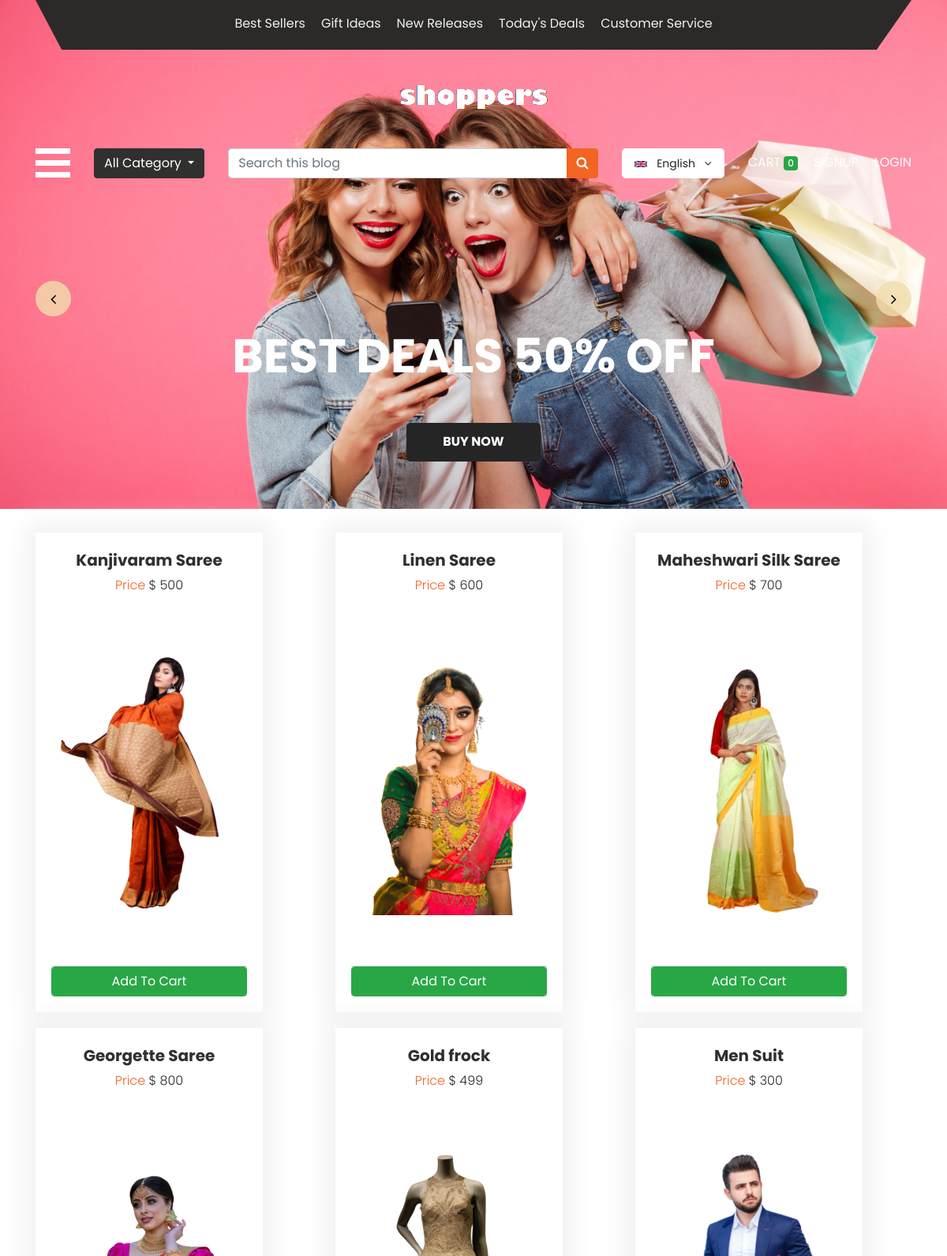
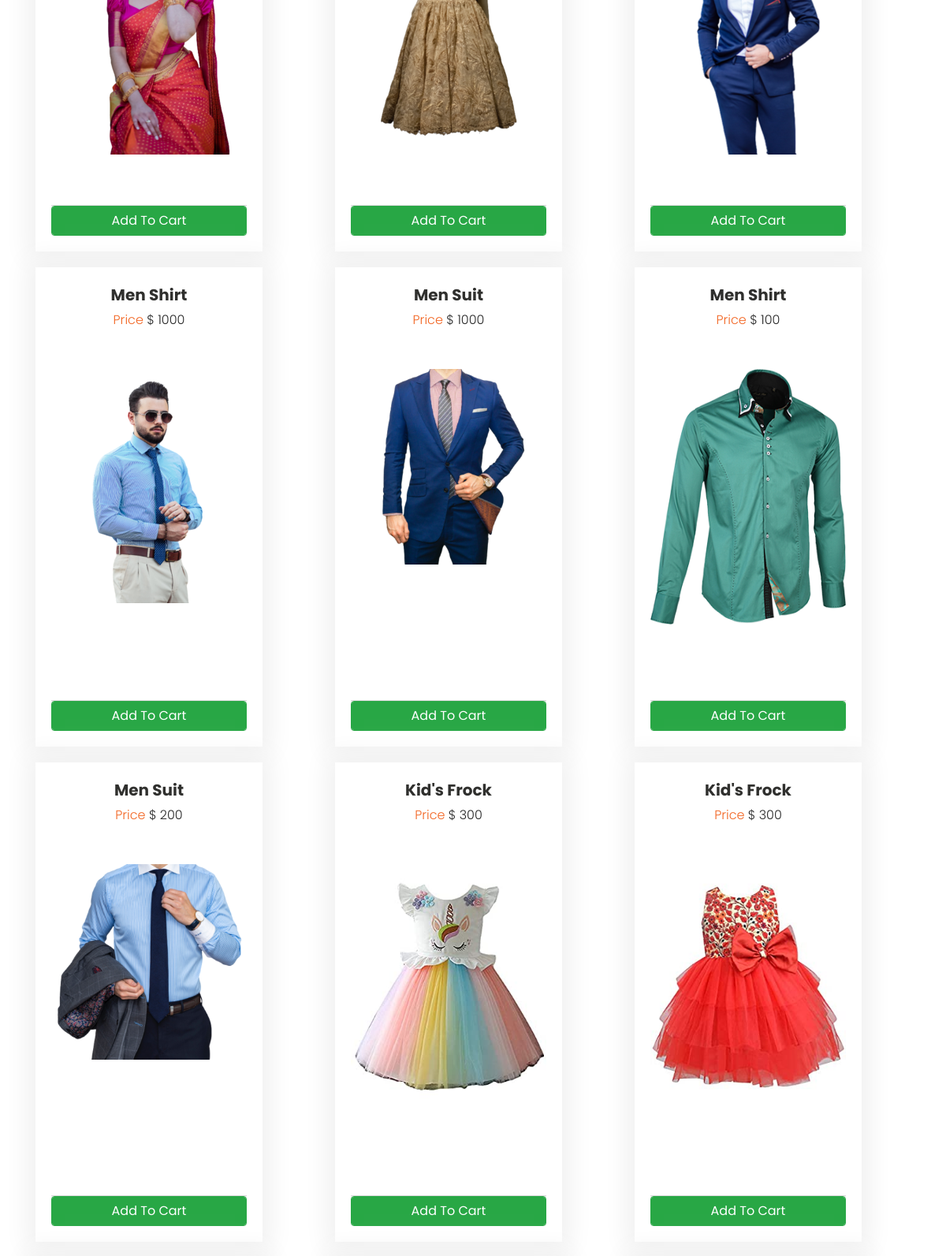
The app's page /store (upper part) with its own data (2 pictures, top to bottom).
### store/models/product.py (models this page shows, shortened)
class Products(models.Model):
    name = models.CharField(max_length=60)
    price= models.IntegerField(default=0)
    category= models.ForeignKey(Category,on_delete=models.CASCADE,default=1 )
    description= models.CharField(max_length=250, default='', blank=True, null= True)
    image= models.ImageField(upload_to='uploads/products/')
    @staticmethod
    def get_all_products():
        return Products.objects.all()

### store/views/home.py (the view)
# urls.py: path('' , include('store.urls'))
def store(request):
    cart = request.session.get('cart')
    if not cart:
        request.session['cart'] = {}
    products = None
    categories = Category.get_all_categories()
    categoryID = request.GET.get('category')
    if categoryID:
        products = Products.get_all_products_by_categoryid(categoryID)
    else:
        products = Products.get_all_products();
    data = {}
    data['products'] = products
    data['categories'] = categories
    print('you are : ', request.session.get('email'))
    return render(request, 'index.html', data)

### store/models/category.py (called while the page is built)
    @staticmethod
    def get_all_categories():
        return Category.objects.all()

### store/templatetags/cart.py (called while the page is built)
@register.filter (name='is_in_cart')
def is_in_cart(product, cart):
    keys = cart.keys ()
    for id in keys:
        if int (id) == product.id:
            return True
    return False;

### store/templatetags/custom_filter.py (called while the page is built)
@register.filter(name='currency')
def currency(number):
    return "$ "+str(number)

### store/templates/index.html (shortened to what this page needs)
{% extends 'base.html' %}
{% load static %}
{% block content %}
{% load cart %}
{% load custom_filter %}
      <div class="fashion_section">
			     <div class="container">
					  <div id='products' class="fashion_section_2">
					    <div class="row">
								{% for product in products %}
								<div class="col-lg-4 col-sm-4">
								<div class="box_main" id={{product.id}} style="width: 18rem;">
								  <h4 class="shirt_text">{{product.name}}</h4>
							      <p class="price_text">Price  <span style="color: #262626;">{{product.price|currency}}</span></p>
								  <div class="tshirt_img"><img src="{{product.image.url}}"></div>
									 <div class="card-footer p-0 no-gutters">
										{% if product|is_in_cart:request.session.cart %}
										<div class="row no-gutters">
											<form action="/#{{product.id}}" class="col-2 " method="post">
												{% csrf_token %}
												<input hidden type="text" name='product' value='{{product.id}}'>
												<input hidden type="text" name='remove' value='True'>
												<input type="submit" value=" - " class="btn btn-block btn-success border-right">
											</form>
											<div class="text-center col btn btn-success">{{product|cart_quantity:request.session.cart}} in Cart</div>
											<form action="/#{{product.id}}" class="col-2 " method="post">
												{% csrf_token %}
												<input hidden type="text" name='product' value='{{product.id}}'>
												<input type="submit" value=" + " class="btn btn-block btn-success border-left">
											</form>
										</div>
										{% else %}
										<form action="/#{{product.id}}" method="POST" class="btn-block">
											<input type="submit" class="btn btn-success form-control"
												value="Add To Cart">
										</form>
										{% endif %}
									</div>
								  </div>
								</div>
						{% endfor %}
			       </div>
		       </div>
	        </div>
          </div>
{% endblock content %}

### store/templates/base.html (shortened to what this page needs)
<!DOCTYPE html>
<html lang="en">
   <head>
     {% load static %}
      <link rel="stylesheet" type="text/css" href="/static/css/bootstrap.min.css">
      <link rel="stylesheet" type="text/css" href="/static/css/style.css">
      <link rel="stylesheet" href="/static/css/responsive.css">
      <link rel="stylesheet" href="/static/css/jquery.mCustomScrollbar.min.css">
      <link rel="stylesheet" href="https://netdna.bootstrapcdn.com/font-awesome/4.0.3/css/font-awesome.css">
      <link rel="stylesheet" type="text/css" href="https://stackpath.bootstrapcdn.com/font-awesome/4.7.0/css/font-awesome.min.css">
      <link rel="stylesheet" href="/static/css/owl.carousel.min.css">
      <link rel="stylesheet" href="https://cdnjs.cloudflare.com/ajax/libs/fancybox/2.1.5/jquery.fancybox.min.css" media="screen">
   </head>
   <body>
      <div class="banner_bg_main">
         <div class="container">
            <div class="header_section_top">
               <div class="row">
                  <div class="col-sm-12">
                     <div class="custom_menu">
                        <ul>
                           <li><a href="#">Best Sellers</a></li>
                           <li><a href="#">Gift Ideas</a></li>
                           <li><a href="#">New Releases</a></li>
                           <li><a href="#">Today's Deals</a></li>
                           <li><a href="#">Customer Service</a></li>
                        </ul>
                     </div>
                  </div>
               </div>
            </div>
         </div>
         <div class="logo_section">
            <div class="container">
               <div class="row">
                  <div class="col-sm-12">
                     <div class="logo"><a href="/store"><img src="/static/images/logo.png"></a></div>
                  </div>
               </div>
            </div>
         </div>
         <div class="header_section">
            <div class="container">
               <div class="containt_main">
                  <span class="toggle_icon" onclick="openNav()"><img src="/static/images/toggle-icon.png"></span>
                  <div class="dropdown">
                     <button class="btn btn-secondary dropdown-toggle" type="button" id="dropdownMenuButton" data-toggle="dropdown" aria-haspopup="true" aria-expanded="false">All Category
                     </button>
                  </div>
                  <div class="main">
                     <div class="input-group">
                        <input type="text" class="form-control" placeholder="Search this blog">
                        <div class="input-group-append">
                           <button class="btn btn-secondary" type="button" style="background-color: #f26522; border-color:#f26522 ">
                           <i class="fa fa-search"></i>
                           </button>
                        </div>
                     </div>
                  </div>
                  <div class="header_box">
                     <div class="lang_box ">
                        <a href="#" title="Language" class="nav-link" data-toggle="dropdown" aria-expanded="true">
                        <img src="/static/images/flag-uk.png" alt="flag" class="mr-2 " title="United Kingdom"> English <i class="fa fa-angle-down ml-2" aria-hidden="true"></i>
                        </a>
                     </div>
                     <div class="login_menu">
                        <ul>
                           <li><a href="/cart">Cart
							  <span class="badge badge-success">{{request.session.cart.keys|length}}</span>
							  <span class="sr-only">(current)</span></a>
                           </li>
                           {% if request.session.customer %}
							<li><a href="/orders">
                              <span class="padding_10">Orders</span></a>
							  <span class="sr-only">(current)</span></a>
							</li>
							<li><a href="/logout">
                              <span class="padding_10">Logout</span></a>
							  <span class="sr-only">(current)</span></a>
							</li>
							{% else %}
						    <li><a href="/signup">
                              <span class="padding_10">Signup</span></a>
							</li>
							<li><a href="/login">
                              <span class="padding_10">Login</span></a>
							</li>
							{% endif %}
                        </ul>
                     </div>
                  </div>
               </div>
            </div>
         </div>
         <div class="banner_section layout_padding">
            <div class="container">
               <div id="my_slider" class="carousel slide" data-ride="carousel">
                  <div class="carousel-inner">
                     <div class="carousel-item active">
                        <div class="row">
                           <div class="col-sm-12">
                              <h1 class="banner_taital"><br>BEST DEALS 50% OFF</h1>
                              <div class="buynow_bt"><a href="shop.html">Buy Now</a></div>
                           </div>
                        </div>
                     </div>
                  </div>
                  <a class="carousel-control-prev" href="#my_slider" role="button" data-slide="prev">
                  <i class="fa fa-angle-left"></i>
                  </a>
                  <a class="carousel-control-next" href="#my_slider" role="button" data-slide="next">
                  <i class="fa fa-angle-right"></i>
                  </a>
               </div>
            </div>
         </div>
      </div>
	<body>
    {% block content %}
    {% endblock content %}
   </body>
</html>

### records on screen
Products: {{ product.id }} 1 (drawn), name "Kanjivaram Saree", price "$ 500", image (picture)
Products: name "Linen Saree", price "$ 600", image (picture)
Products: name "Maheshwari Silk Saree", price "$ 700", image (picture)
Products: name "Georgette Saree", price "$ 800", image (picture)
Products: name "Gold frock", price "$ 499", image (picture)
Products: name "Men Suit", price "$ 300", image (picture)
Products: name "Men Shirt", price "$ 1000", image (picture)
Products: name "Men Suit", price "$ 1000", image (picture)
Products: name "Men Shirt", price "$ 100", image (picture)
Products: name "Men Suit", price "$ 200", image (picture)
Products: name "Kid's Frock", price "$ 300", image (picture)
Products: {{ product.id }} 18 (drawn), name "Kid's Frock", price "$ 300", image (picture)

### other values on screen
{{ request.session.cart.keys|length }} "0"
